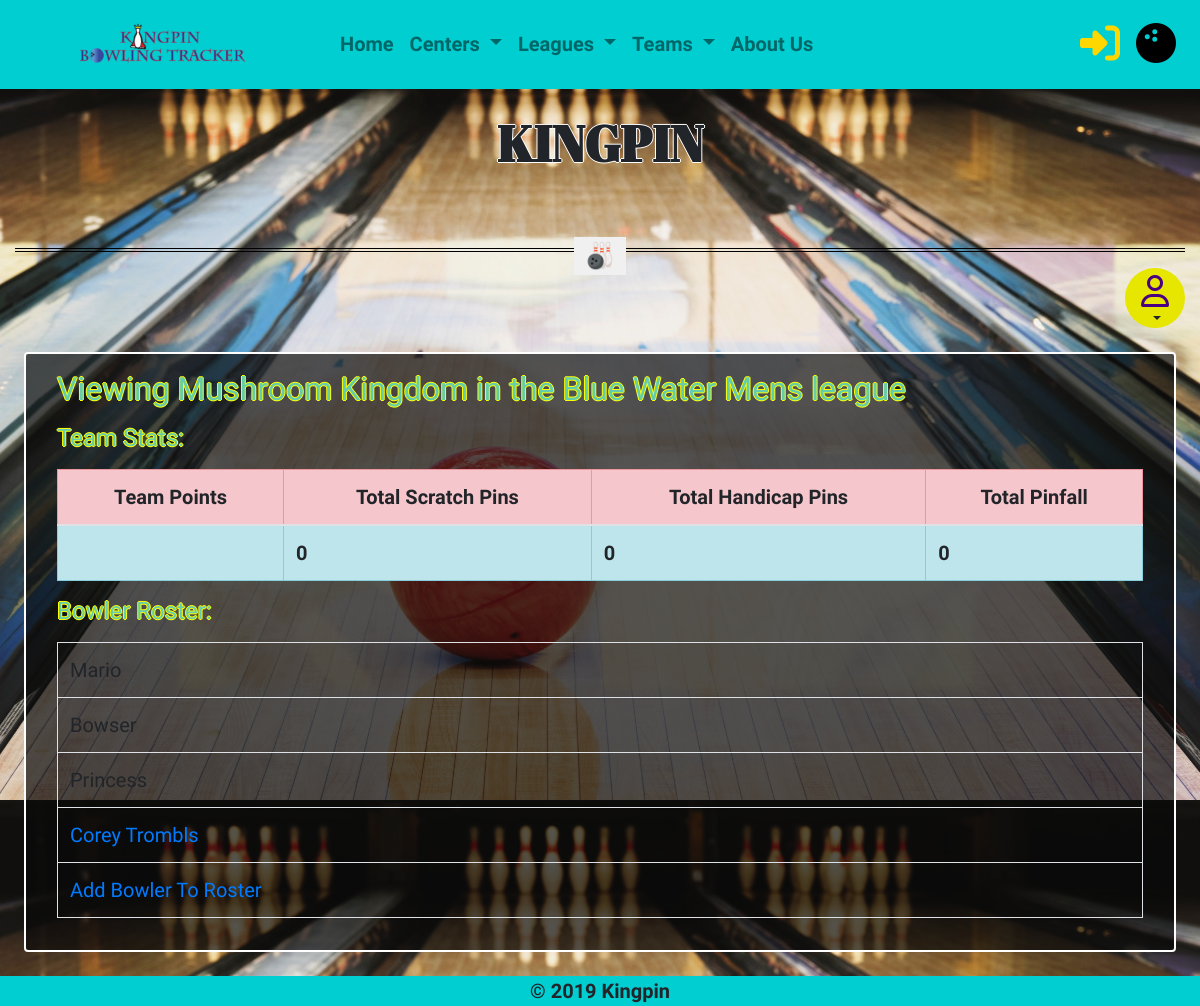
Page /kpbt/The Voyageur/Blue Water Mens/Mushroom Kingdom on the committed database.
### kptracker_serv/kpbt/teams/models.py (models this page shows, shortened)
class Team(models.Model):
	league = models.ForeignKey('League', on_delete=models.CASCADE,
		related_name = 'teams', verbose_name = 'league')
	number = models.PositiveSmallIntegerField()
	name = models.CharField(max_length=32, default="")
	total_pinfall = models.PositiveSmallIntegerField(default=0)
	total_handicap_pins = models.PositiveIntegerField(default=0)
	total_scratch_pins = models.PositiveIntegerField(default=0)
	team_points_won = models.PositiveSmallIntegerField(default=0)
	team_points_lost = models.PositiveIntegerField(default=0)
	roster = models.ManyToManyField(BowlerProfile, through='TeamRoster')

### kptracker_serv/kpbt/leagues/models.py (models this page shows, shortened)
class League(models.Model):
	bowling_center = models.ForeignKey('BowlingCenter', on_delete=models.SET_NULL, null=True,
		related_name='leagues', verbose_name=('bowling center'))
	bowlers = models.ManyToManyField('BowlerProfile', through='LeagueBowler')
	secretary = models.OneToOneField(User, on_delete=models.SET_NULL, null=True)
	name = models.CharField(max_length=32)
	current_week = models.PositiveSmallIntegerField(default=1)
	week_pointer = models.PositiveSmallIntegerField(default=1)

### kptracker_serv/kpbt/accounts/models.py (models this page shows, shortened)
class BowlerProfile(models.Model):
	HAND = (
		('R', 'Right'),
		('L', 'Left')
	)
	DESIGNATION = (
		('A', 'Adult'),
		('S', 'Senior'),
		('J', 'Junior')
	)
	GENDER = (
		('M', 'Male'),
		('F', 'Female'),
	)
	user = models.OneToOneField(User, on_delete=models.SET_NULL, null=True)
	first_name = models.CharField(max_length=64, blank=True)
	last_name = models.CharField(max_length=64, blank=True)
	hand = models.CharField(max_length=1, choices=HAND, blank=True)
	designation = models.CharField(max_length=1, choices=DESIGNATION, blank=True)
	gender = models.CharField(max_length=1, choices=GENDER, blank=True)
	is_linked = models.BooleanField(default=False)

### kptracker_serv/kpbt/teams/views.py (the view)
# urls.py: path('<str:team_name>', team_views.view_team, name='view-center-league-team-by-name'),
def view_team(request, center_name= "", league_name="", team_name=""):
	if center_name:
		center = get_object_or_404(BowlingCenter, name=center_name)
		if league_name:
			league= get_object_or_404(League, name=league_name)
			if team_name:
				team = get_object_or_404(Team, league__bowling_center__name=center_name, league__name=league_name, name=team_name)
				bowlers = team.roster.filter(roster_record__is_active=True)
				return render(request, 'teams/view_team.html', {'team' : team, 'bowlers' : bowlers })
			else:
				teams = Team.objects.filter(league__bowling_center__name=center_name, league__name=league_name)
				return render(request, 'teams/team_home.html', {'teams' : teams })
	else:
		teams = Team.objects.all().order_by('-league__bowling_center__name', 'league__name', 'number')
		print(teams)
		return render(request, 'teams/team_home.html', {'teams' : teams})

### kptracker_serv/templates/kpbt/teams/view_team.html (shortened to what this page needs)
{% extends 'index.html' %}
{% block page_content %}
 <div class="container-fluid">
 <div class="row">
 <div class="col-md-12">
<header>
  <h2 class="form-head mb-3"> Viewing {{ team.name }} in the {{ team.league.name }} league</h2>
</header>
<h4 class="form-head mb-3">Team Stats:</h4>
<div class="table-responsive">
<table class="table table-striped table-bordered table-hover">
    <thead class="table-danger">
	<tr class="text-center font-weight-bolder">
		<th> Team Points </th> <th> Total Scratch Pins </th> <th> Total Handicap Pins</th> <th> Total Pinfall</th>
    </tr>
    </thead>
    <tr class="text-justify table-info font-weight-bolder">
    <td> {{ team.team_points }} </td> <td> {{ team.total_scratch_pins }} </td><td> {{ team.total_handicap_pins }} </td>
	   <td> {{ team.total_pinfall }} </td>
	</tr>
</table>
</div>
<h4 class="form-head mb-3">Bowler Roster:</h4>
<div class="table-responsive">
<table class="table table-striped table-bordered table-hover">
	{% for bowler in bowlers %}
    {% if bowler.user.username %}
	   <tr>
            <td><a href="{% url 'view-profile-by-username' bowler.user.username %}">{{ bowler.first_name }} {{ bowler.last_name }} </a></td>
	   </tr>
    {% else %}
        <tr>
            <td> {{bowler.first_name }}</td>
    </tr>
    {% endif %}
	{% endfor %}
    {% if bowlers|length < team.league.leaguerules.max_roster_size %}
    <tr>
        <td><a href="{% url 'update-roster' team.league.bowling_center.name team.league.name team.name %}"> Add Bowler To Roster</a></td>
    {% endif %}
    </tr>
</table>
</div>
</div>
</div>
</div>
{% endblock %}

### kptracker_serv/kpbt/static/css/styles.css (style rules this page uses)
html, body { height: 100%; }
body { font-family: 'Arimo', sans-serif; margin: 0; padding: 0; font-size: 1.25rem; line-height: 1.5; background: #3ab59c; background: url("../images/bowling_ball_down_lane-bg.jpg") 25% 25%; background-size: cover; }
header, section, footer, aside, nav, main, article, figure { display: block; }
.form-head { color: #66CDAA; text-shadow: -1px 0 #FFFF00, 0 1px #FFFF00, 1px 0 #FFFF00, 0 -1px #FFFF00; }

### rows in the picture
Team: name "Mushroom Kingdom", league.name "Blue Water Mens", total_scratch_pins "0", total_handicap_pins "0", total_pinfall "0"
BowlerProfile: first_name "Mario"
BowlerProfile: first_name "Bowser"
BowlerProfile: first_name "Princess"
BowlerProfile: first_name "Corey", last_name "Trombls"
